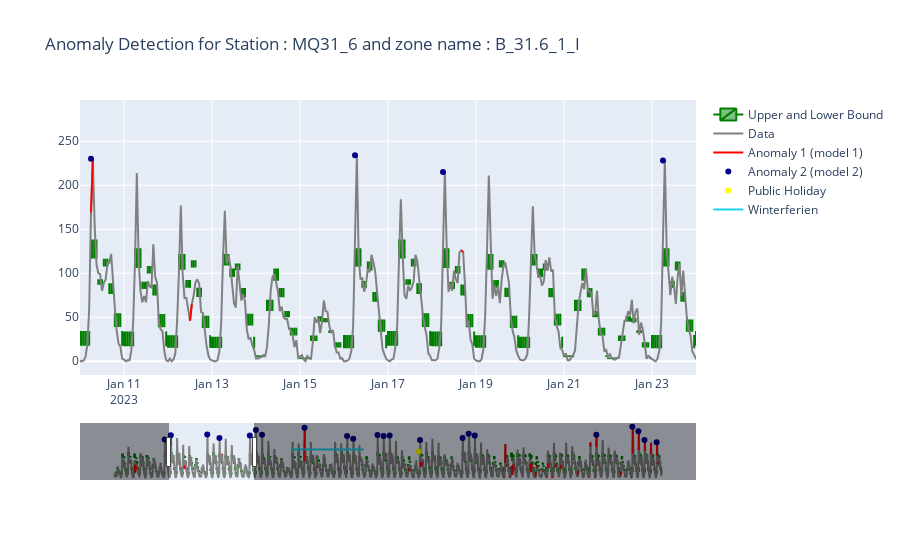

Notebook code for this chart:
### Code cell
fig = go.Figure(data=[go.Candlestick(x=df['Date'],
                open=df['Mean'],
                high=df['Upper_Bound'],
                low=df['Lower_Bound'],
                close=df['Mean'],
                increasing_line_color= 'green', decreasing_line_color= 'green', name = 'Upper and Lower Bound')])

fig.add_trace(go.Scatter(x=df_x['Datum'], y=df_x[field], line=dict(color='gray'), name = 'Data'))
fig.add_trace(go.Scatter(x=df_x['Datum'], y=list_finale, line=dict(color='red'), name = 'Anomaly 1 (model 1)'))

fig.add_trace(go.Scatter(x=df['Date'], y=anomaly2, mode='markers', line=dict(color='darkblue'), name = 'Anomaly 2 (model 2)'))

fig.add_trace(go.Scatter(x=df_xo['date'], y=val_ph, mode='markers', line=dict(color='yellow'), name = 'Public Holiday'))

for (start, end, value, y) in zip(df_xo2["date_s"], df_xo2["date_e"], df_xo2["duration"], df_xo2["p_name"]):
    name = f"{start} to {end}"
    fig.add_trace(go.Scatter(x=[start, end], y=[val_y+value, val_y+value], mode='lines', name = y))

fig.update_xaxes(range=[yi,yo])
title_str = 'Anomaly Detection for Station : ' + str(d_namefinal[0:-14] + ' and zone name : ' + str(field))
fig.update_layout(title=title_str)

fig.show()

### Figure 1 — Plotly figure (JSON) as saved in the notebook; plotly's stock layout.template omitted (floating-point values rounded to 4 significant figures; data arrays with more than 128 entries replaced by an {"elided": "..."} marker saying what was removed)
{"data": [{"close": {"elided": "2160 float values"}, "decreasing": {"line": {"color": "green"}}, "high": {"elided": "2160 float values"}, "increasing": {"line": {"color": "green"}}, "low": {"elided": "2160 float values"}, "name": "Upper and Lower Bound", "open": {"elided": "2160 float values"}, "type": "candlestick", "x": {"elided": "2160 str values"}}, {"line": {"color": "gray"}, "name": "Data", "type": "scatter", "x": {"elided": "2160 str values"}, "y": {"elided": "2160 int values"}}, {"line": {"color": "red"}, "name": "Anomaly 1 (model 1)", "type": "scatter", "x": {"elided": "2160 str values"}, "y": {"elided": "2160 int values"}}, {"line": {"color": "darkblue"}, "mode": "markers", "name": "Anomaly 2 (model 2)", "type": "scatter", "x": {"elided": "2160 str values"}, "y": {"elided": "2160 int values"}}, {"line": {"color": "yellow"}, "mode": "markers", "name": "Public Holiday", "type": "scatter", "x": ["2023-02-20T00:00:00"], "y": [140.2]}, {"mode": "lines", "name": "Winterferien", "type": "scatter", "x": ["2023-01-30T00:00:00", "2023-02-11T00:00:00"], "y": [151.2, 151.2]}], "layout": {"title": {"text": "Anomaly Detection for Station : MQ31_6 and zone name : B_31.6_1_I"}, "xaxis": {"range": ["2023-01-10", "2023-01-24"]}}}
